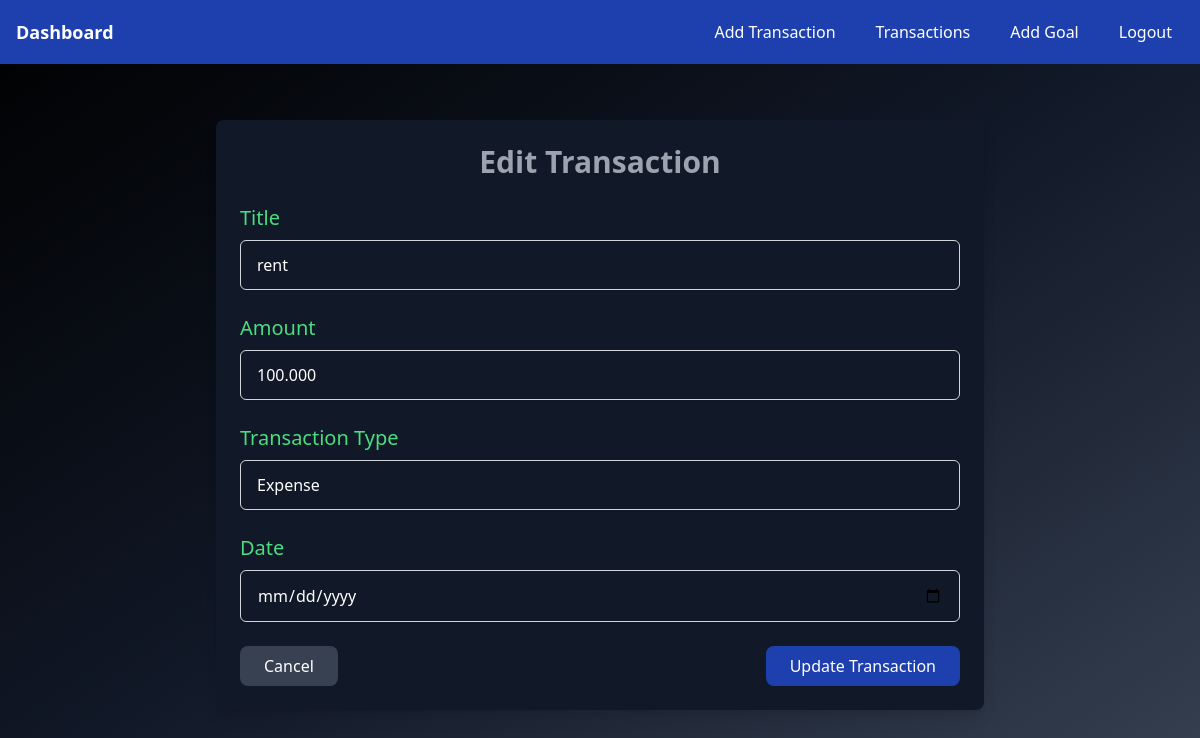
Page /transaction/1/edit/ (signed in) on the earlier database version.
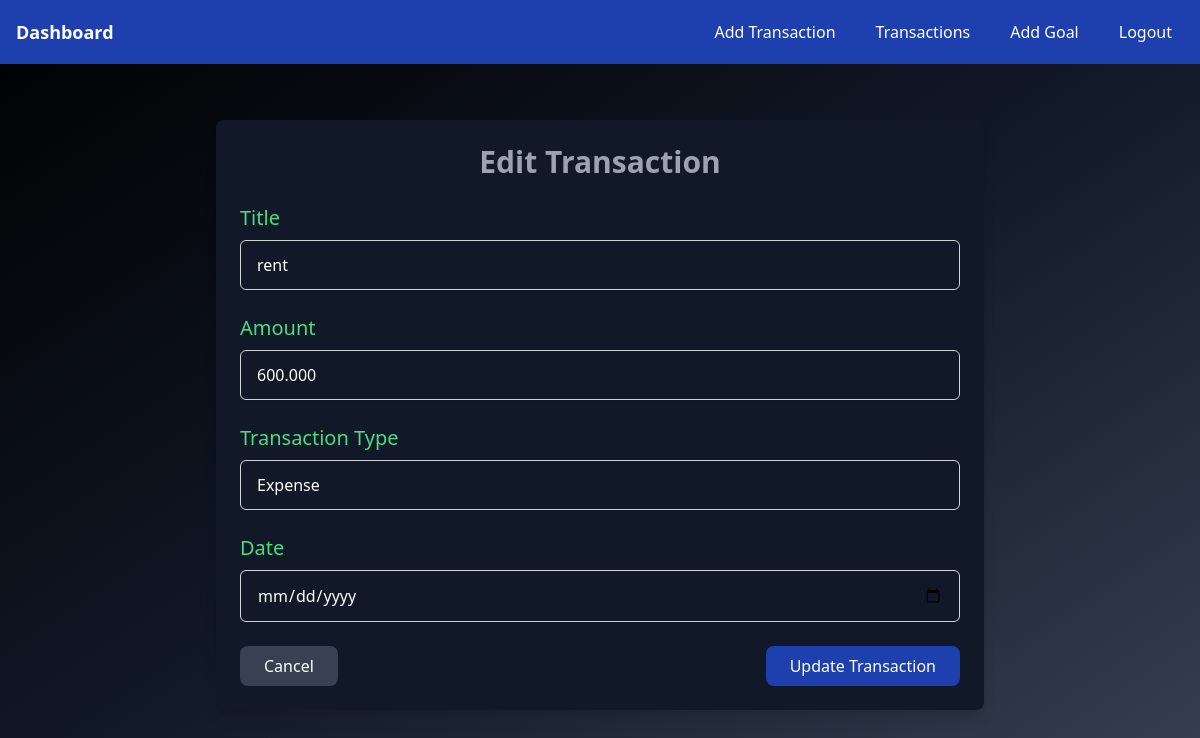
Same page on the later database version.
### financetrack/models.py (models this page shows, shortened)
class Transaction(models.Model):
    TRANSACTION_TYPES=[
        ('Income','Income'),
        ('Expense','Expense')
    ]
    user = models.ForeignKey(User,on_delete=models.CASCADE)
    title = models.CharField(max_length=255)
    amount = models.DecimalField( max_digits=10, decimal_places=3)
    transaction_type = models.CharField(max_length=10, choices= TRANSACTION_TYPES)
    date = models.DateTimeField()

### financetrack/views.py (the view)
# urls.py: path('transaction/<int:pk>/edit/', views.TransactionUpdateView, name='transaction_edit'),
@login_required
def TransactionUpdateView(request, pk):
    transaction = get_object_or_404(Transaction, pk=pk, user=request.user)
    if request.method == 'POST':
        form = TransactionForm(request.POST, instance=transaction)
        if form.is_valid():
            form.save()
            messages.success(request, 'Transaction updated successfully!')
            return redirect('dashboard')
    else:
        form = TransactionForm(instance=transaction)
    return render(request, 'financetrack/transaction_edit.html', {'form': form})

### financetrack/forms.py
class TransactionForm(forms.ModelForm):
    class Meta:
        model = Transaction
        fields =['title', 'amount', 'transaction_type', 'date']

### financetrack/templates/financetrack/transaction_edit.html (shortened to what this page needs)
{% extends "layouts/base.html" %}
{% block content %}
<div class="max-w-3xl mx-auto mt-10 p-6 bg-gray-900 text-white rounded-lg shadow-lg text-black">
    <h1 class="text-2xl sm:text-3xl font-semibold text-center text-gray-400 mb-6">
        Edit Transaction
    </h1>
    <form method="POST" class="space-y-6">
        <div>
                    <label for="title" class="block text-sm text-xl text-green-400 mb-2">Title</label>
                    <input type="text" name="title" id="title" maxlength="100" required
                        class="appearance-none w-full px-4 py-3 border border-gray-300 rounded-md shadow-sm
                               focus:outline-none focus:border-indigo-500 focus:ring-2 focus:ring-indigo-200 text-white bg-gray-900"
                        placeholder="Enter transaction title (e.g., Salary, Rent)" value="{{ form.title.value|default:'' }}">
                </div>
                <div>
                    <label for="amount" class="block text-sm text-xl text-green-400 mb-2">Amount</label>
                    <input type="number" name="amount" id="amount" step="0.01" min="0.01" required
                        class="appearance-none w-full px-4 py-3 border border-gray-300 rounded-md shadow-sm
                               focus:outline-none focus:border-indigo-500 focus:ring-2 focus:ring-indigo-200 text-white bg-gray-900"
                        placeholder="Enter Amount (e.g., 100.50)" value="{{ form.amount.value|default:'' }}">
                </div>
                <div>
                    <label for="transaction_type" class="block text-sm text-xl text-green-400 mb-2">Transaction Type</label>
                    <select name="transaction_type" id="transaction_type" required
                        class="appearance-none w-full px-4 py-3 border border-gray-300 rounded-md shadow-sm
                               focus:outline-none focus:border-indigo-500 focus:ring-2 focus:ring-indigo-200 text-white bg-gray-900">
                        <option value="Expense" {% if form.transaction_type.value == "Expense" %}selected{% endif %}>Expense</option>
                    </select>
                </div>
                <div>
                    <label for="date" class="block text-sm text-xl text-green-400 mb-2">Date</label>
                    <input type="date" name="date" id="date" max="{% now 'Y-m-d' %}" required
                        class="appearance-none w-full px-4 py-3 border border-gray-300 rounded-md shadow-sm
                               focus:outline-none focus:border-indigo-500 focus:ring-2 focus:ring-indigo-200 text-white bg-gray-900"
                        value="{{ form.date.value|default:'' }}">
                </div>
        <div class="flex flex-col sm:flex-row sm:justify-between gap-4">
            <a href="{% url 'show' %}"
               class="w-full sm:w-auto px-6 py-2 bg-gray-700 hover:bg-gray-600 rounded-lg text-white transition">
                Cancel
            </a>
            <a href="{% url 'show' %}" >
            <button type="submit"
                    class="w-full sm:w-auto px-6 py-2 bg-blue-800 hover:bg-blue-900 rounded-lg text-white transition">
                Update Transaction
            </button>
        </a>
        </div>
    </form>
</div>
{% endblock content %}

Differences in the rows shown:
changed Transaction "rent": amount "100.000" → "600.000"
